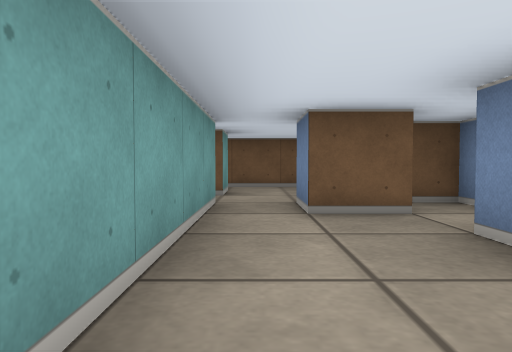
view 1 (above)

13 first-person views from a walk through a cub3D level. The camera is about half as high as the walls, tilts 2° down and sees 70° across. The floor is counted in squares. Each view is taken from the middle of a square. On the plan, view 1 faces up. The plan holds only what a view shows up to about 9 squares ahead; the rest is blank.

view 2
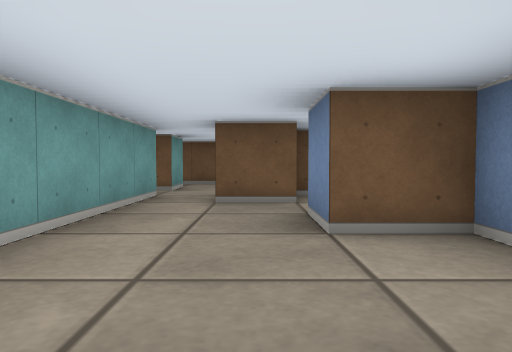

view 3
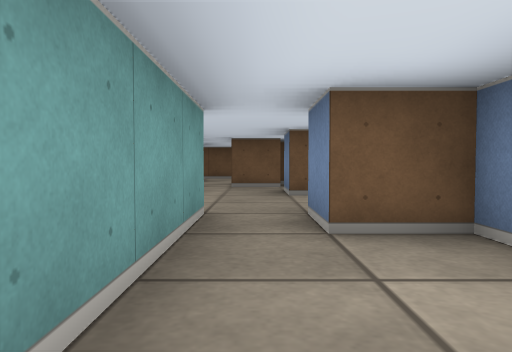

view 4
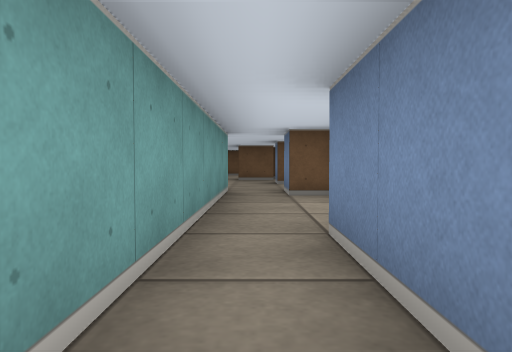

view 5
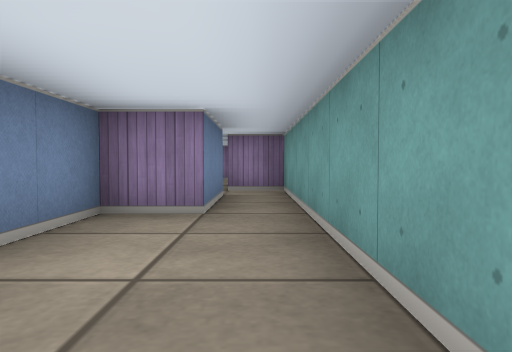

view 6
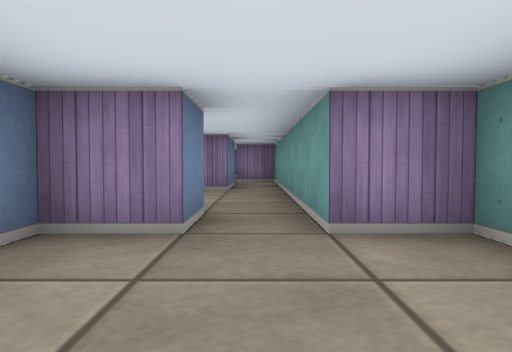

view 7
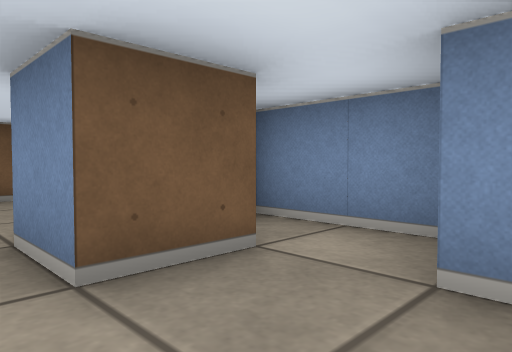

view 8
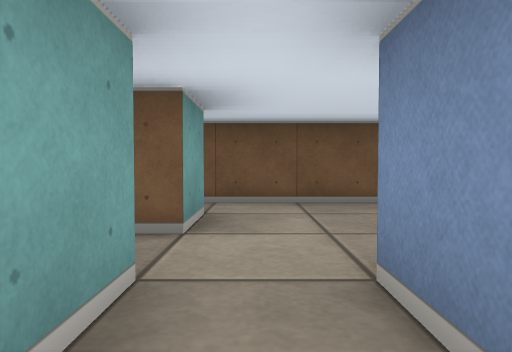

view 9
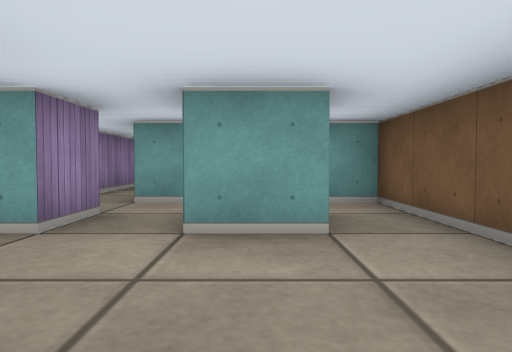

view 10
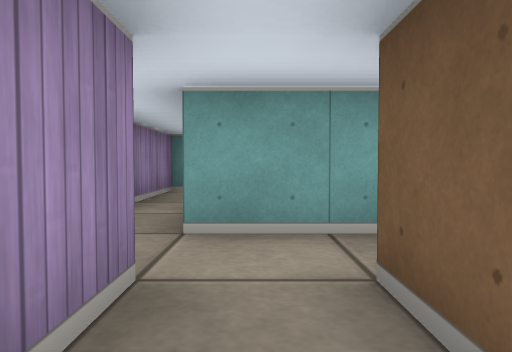

view 11
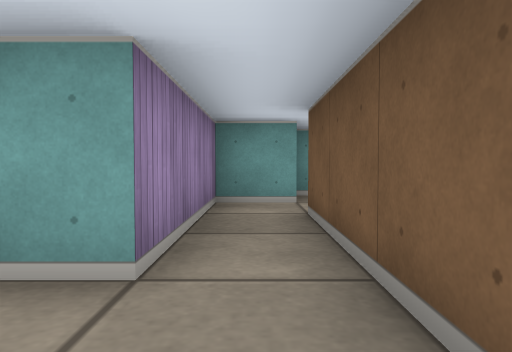

view 12
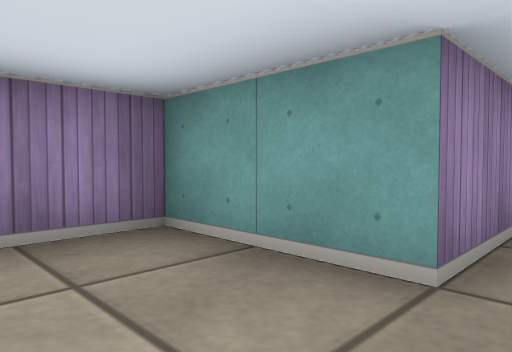

view 13
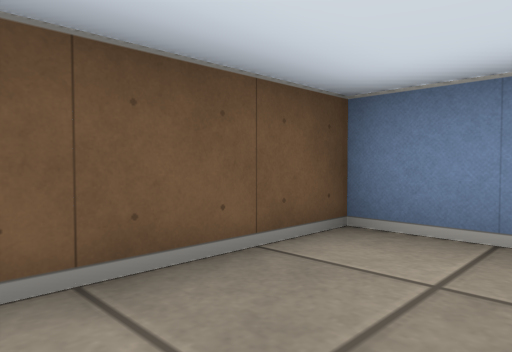

### Floor plan
Points are (right, up) in squares from view 1. A wall is a line through its corners. A room is listed if a view was taken in it or the views show most of it. See-through windows are left out.
Room 1 (views 1, 6, 7, 8)
walls: (1.5, -0.5) (2.5, -0.5) (2.5, 1.5) (1.5, 1.5) (1.5, 2.5); (2.5, 2.8) (2.5, 4.5) (1.5, 4.5); (1.6, 3.5) (0.5, 3.5); (-0.5, 3.5) (-0.5, -0.5) (0.5, -0.5)
ways out: opening at (1, 0) to room 2; opening at (0, 4) to room 3
Room 2 (views 2, 3, 4, 5)
walls: (1.5, -6.5) (1.5, -4.5) (2.5, -4.5) (2.5, -1.5) (1.5, -1.5) (1.5, -0.5); (0.5, -0.5) (0.5, -7.5) (1.5, -7.5)
ways out: opening at (1, 0) to room 1; opening at (1, -7)
Room 3 (views 9, 10, 13)
walls: (-0.5, 6.6) (-0.5, 5.5) (-1.5, 5.5); (-1.5, 4.5) (-0.5, 4.5) (-0.5, 3.5); (2.5, 6.4) (2.5, 7.5) (-2.5, 7.5) (-2.5, 4.5); (0.5, 3.5) (0.5, 4.5)
ways out: opening at (0, 4) to room 1; opening at (-2, 4) to room 4
Room 4 (views 11, 12)
walls: (-3.5, 3.5) (-3.5, 1.5) (-2.4, 1.5); (-2.5, 4.5) (-3.5, 4.5)
ways out: opening at (-2, 4) to room 3; opening at (-4.5, 4) to room 5
Room 5 (no view inside)
walls: (-6.5, 4.5) (-6.5, 3.5) (-3.5, 3.5); (-3.5, 4.5) (-5.5, 4.5)
ways out: opening at (-4.5, 4) to room 4; opening at (-6, 5)

Positions as (right, up) in squares from view 1, and headings:
1: (0, 0), facing up
2: (1, -1), facing up
3: (1, -4), facing up
4: (1, -7), facing up
5: (1, -1), facing down
6: (1, 2), facing down
7: (0, 2), facing up-right
8: (0, 3), facing up
9: (2, 6), facing left
10: (0, 5), facing left
11: (-2, 4), facing left
12: (-2, 4), facing down-left
13: (0, 6), facing up-right
